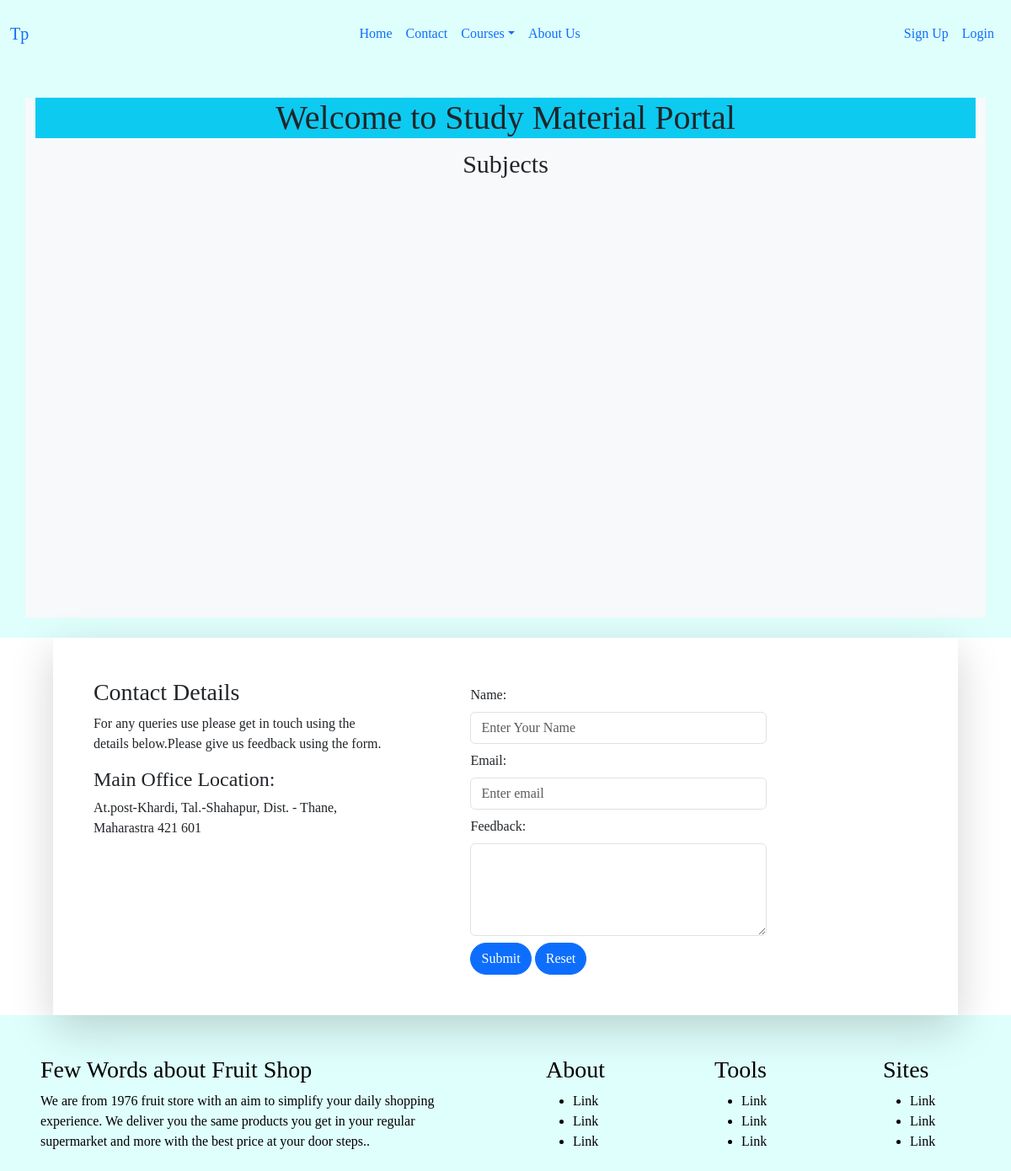
The page /subject3/ on the database as committed earlier.
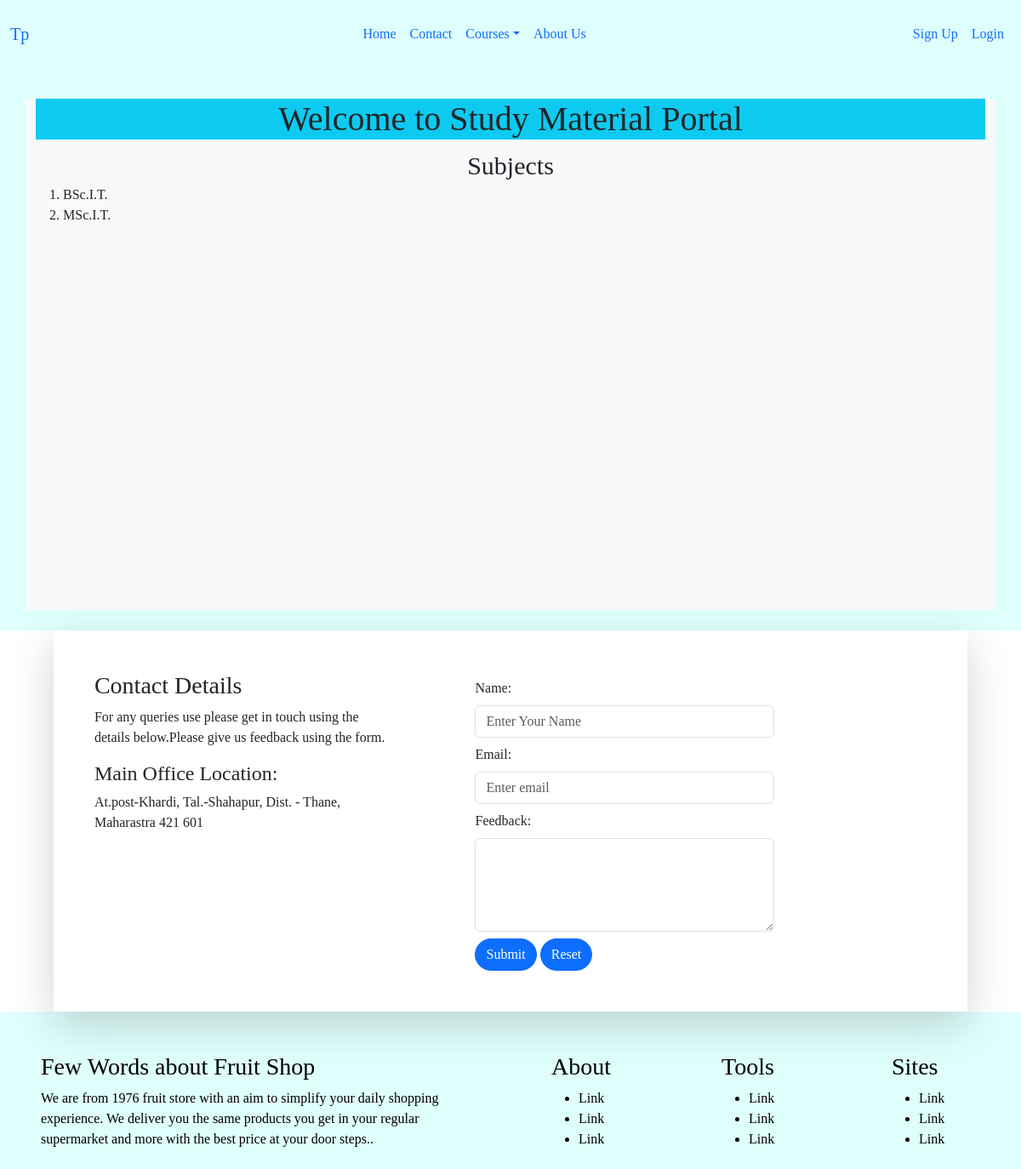
The same page on the database as committed later.
### my_model/models.py (models this page shows)
class classData(models.Model):
    classes = models.CharField(max_length=100)

### website/views.py (the view)
# urls.py: path('subject3/', views.subject3, name = "subject3"),
def subject3(request):
    formData = classData.objects.all()
    data = {
        'formData': formData
    }
    return render(request, "subject3.html", data)

### template/subject3.html
{% extends "base.html" %}
    {% block content %}
        <main class = "container mt-5 bg-light">
            <section class = "bg-info text-center">
                <h1>Welcome to Study Material Portal</h1>
            </section>
            <section class = "bg-light">
                <div class = "text-center" style = "font-size: 30px;">
                    Subjects
                </div>
                <div style = "height: 500px">
                    <ol>
                        {% for i in formData %}
                            <li>{{ i.classes }}</lI>
                        {% endfor %}
                    </ol>
                </div>
            </section>
        </main>
    {% endblock %}

### template/base.html
{% include "header.html" %}
{% block content %}
{% endblock %}
{% include "footer.html" %}

### template/header.html (shortened to what this page needs)
<!DOCTYPE html>
<html lang="en">
<head>
    <link href="https://cdn.jsdelivr.net/npm/bootstrap@5.1.3/dist/css/bootstrap.min.css" rel="stylesheet">
    <link rel="stylesheet" href="https://cdn.jsdelivr.net/npm/bootstrap@4.1.3/dist/css/bootstrap.min.css"
>
    <link href="https://cdn.jsdelivr.net/npm/bootstrap@5.3.0-alpha1/dist/css/bootstrap.min.css" rel="stylesheet"
>
</head>
<body>
    <header>
        <nav class="navbar navbar-default navbar-expand-sm">
            <div class="container-fluid">
                <div class="navbar-header">
                    <a class="navbar-brand text-primary" href="#">Tp</a>
                </div>
                <ul class="nav navbar-nav">
                    <li class="nav-item"><a class="nav-link text-primary" href="/">Home</a></li>
                    <li class="nav-item"><a class="nav-link text-primary" href="#contact">Contact</a></li>
                    <li class="dropdown nav-item">
                        <a class="dropdown-toggle nav-link text-primary" data-toggle="dropdown" href="#">Courses</a>
                    <li class="nav-item"><a class="nav-link text-primary" href="#about-us">About Us</a></li>
                </ul>
                <ul class="nav navbar-nav navbar-right">
                    <li class="nav-item"><a class="nav-link text-primary" href="{% url 'signup' %}"> Sign Up</a></li>
                    <li class="nav-item"><a class="nav-link text-primary" href="{% url 'login' %}"> Login</a></li>
                </ul>
            </div>
        </nav>
    </header>

### template/footer.html (shortened to what this page needs)
<footer>
    <div class="container-fluid bg-white d-flex justify-content-center mt-4">
        <div class="row shadow-lg">
            <div class="col-5 p-5">
                <h3>Contact Details</h3>
                <p>For any queries use please get in touch using the details below.Please give us feedback using the form.</p>
                <h4>Main Office Location:</h4>
                <p>At.post-Khardi, Tal.-Shahapur, Dist. - Thane, Maharastra 421 601 </p>
            </div>
            <div class="col-5 p-5">
                <form action="#">
                    <div class="mb-2 mt-2">
                        <label for="name" class="form-label">Name:</label>
                        <input type="text" class="form-control" id="name" placeholder="Enter Your Name" name="name">
                    </div>
                    <div class="mb-2 mt-2">
                        <label for="email" class="form-label">Email:</label>
                        <input type="email" class="form-control" id="email" placeholder="Enter email" name="email">
                    </div>
                    <div class="mb-2 mt-2">
                        <label for="feedback">Feedback:</label>
                        <textarea class="form-control" rows="4" id="feedback" name="text"></textarea>
                    </div>
                    <button type="submit" class="btn btn-primary rounded-pill">Submit</button>
                    <button type="reset" class="btn btn-primary rounded-pill">Reset</button>
                </form>
            </div>
        </div>
    </div>
    <div class="container-fluid">
        <div class="row text-black">
            <div class="col-6 p-5">
                <h3>Few Words about Fruit Shop</h3>
                    <p>We are from 1976 fruit store with an aim to simplify your daily shopping experience.
                    We deliver you the same products you get in your regular
                    supermarket and more with the best price at your door steps..
                    </p>
            </div>
            <div class="col-2 p-5">
                <h3>About</h3>
                <ul>
                    <li>Link</li>
                    <li>Link</li>
                    <li>Link</li>
                </ul>
            </div>
            <div class="col-2 p-5">
                <h3>Tools</h3>
                <ul>
                    <li>Link</li>
                    <li>Link</li>
                    <li>Link</li>
                </ul>
            </div>
            <div class="col-2 p-5">
                <h3>Sites</h3>
                <ul>
                    <li>Link</li>
                    <li>Link</li>
                    <li>Link</li>
                </ul>
            </div>
        </div>
    </div>
</footer>
</body>
</html>

### template/header.html (style rules this page uses)
body { font-family: 'Playfair Display', serif; background-color: rgb(223, 255, 252); }
header { margin: 1% auto 2% auto; text-align: center; }
input { margin-bottom: 2%; }

Rows that differ between the two databases and show on the page:
added classData: classes "BSc.I.T."
added classData: classes "MSc.I.T."
